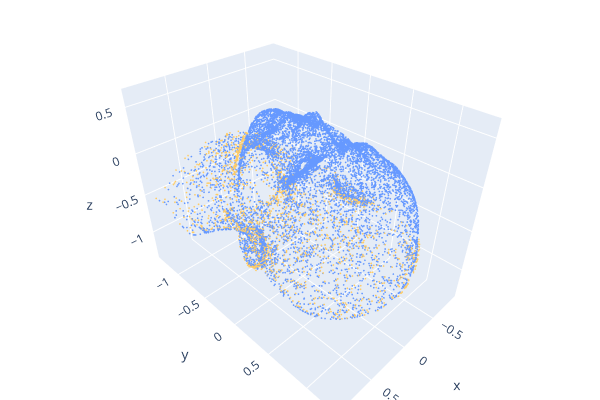

The notebook cell saved with this chart:
### Code cell
estimated_t_src_pcd = src_pcd.transform(estimated_transform)
o3d.visualization.draw_plotly([ref_pcd, estimated_t_src_pcd])

# compute error
rre, rte = compute_registration_error(transform, estimated_transform)
print(f"RRE(deg): {rre:.3f}, RTE(m): {rte:.3f}")

### Figure 1 — Plotly figure (JSON) as saved in the notebook; plotly's stock layout.template omitted (floating-point values rounded to 4 significant figures; data arrays with more than 128 entries replaced by an {"elided": "..."} marker saying what was removed)
{"data": [{"marker": {"color": {"elided": "10788x3 float values"}, "size": 1}, "mode": "markers", "type": "scatter3d", "x": {"elided": "10788 float values"}, "y": {"elided": "10788 float values"}, "z": {"elided": "10788 float values"}}, {"marker": {"color": {"elided": "2057x3 float values"}, "size": 1}, "mode": "markers", "type": "scatter3d", "x": {"elided": "2057 float values"}, "y": {"elided": "2057 float values"}, "z": {"elided": "2057 float values"}}], "layout": {"height": 400, "margin": {"b": 0, "l": 0, "r": 0, "t": 0}, "scene": {"camera": {"center": {"x": 0, "y": 0, "z": 0}, "up": {"x": 0, "y": 0, "z": 1}}}, "showlegend": false, "width": 600}}
